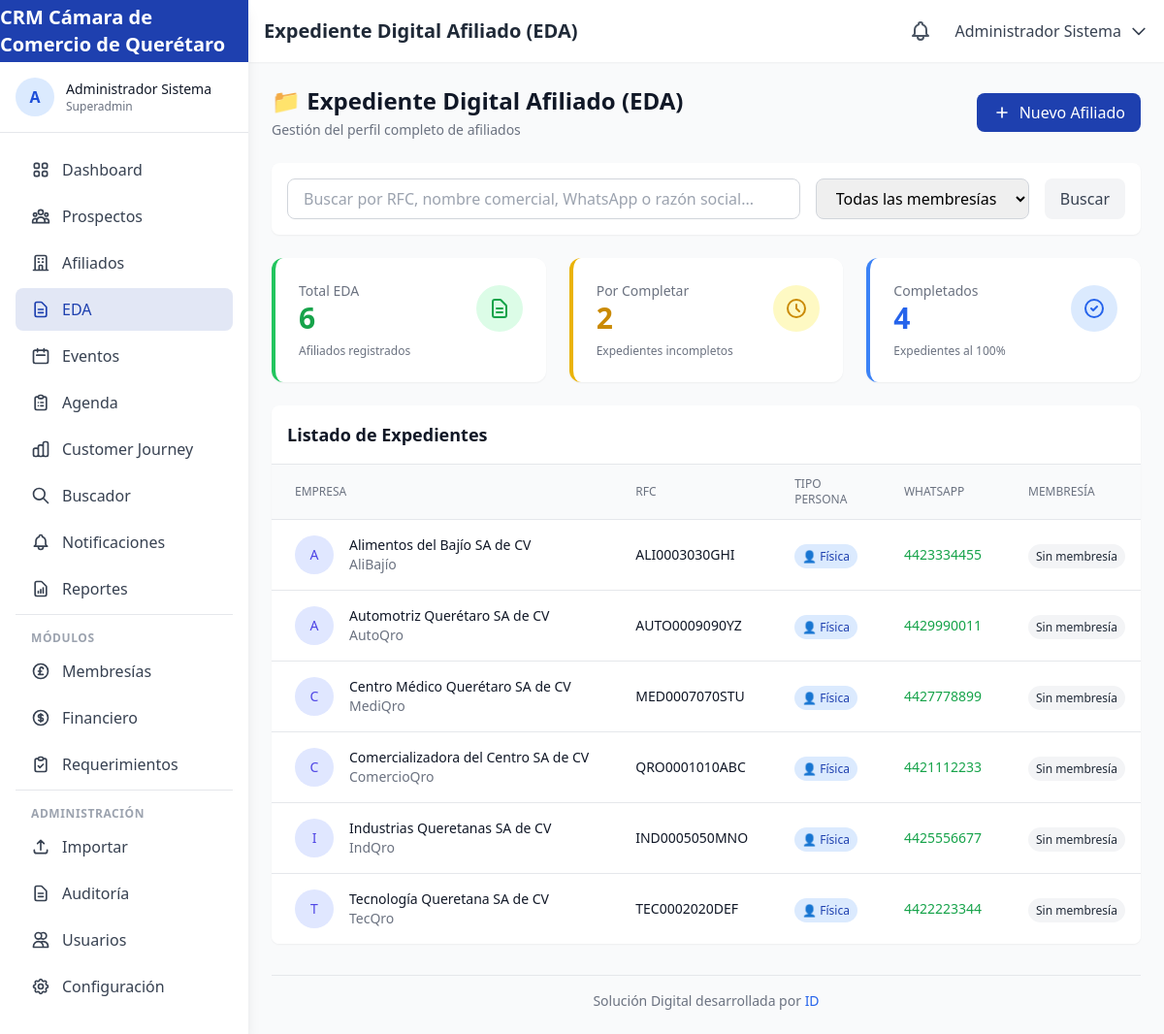
Page /expedientes (signed in) on the committed database.
### tables this page shows
CREATE TABLE IF NOT EXISTS `affiliations` (
    `id` INT UNSIGNED AUTO_INCREMENT PRIMARY KEY,
    `contact_id` INT UNSIGNED NOT NULL,
    `membership_type_id` INT UNSIGNED NOT NULL,
    `affiliate_user_id` INT UNSIGNED COMMENT 'Usuario afiliador que realizó la venta',
    `affiliation_date` DATE NOT NULL,
    `expiration_date` DATE NOT NULL,
    `status` ENUM('active', 'expired', 'cancelled', 'pending_payment') DEFAULT 'active',
    `payment_status` ENUM('paid', 'pending', 'partial') DEFAULT 'pending',
    `amount` DECIMAL(10,2) NOT NULL,
    `payment_method` VARCHAR(50),
    `payment_reference` VARCHAR(100),
    `invoice_number` VARCHAR(50),
    `invoice_status` ENUM('invoiced', 'pending', 'not_required') DEFAULT 'pending',
    `notes` TEXT,
    `created_at` TIMESTAMP DEFAULT CURRENT_TIMESTAMP,
    `updated_at` TIMESTAMP DEFAULT CURRENT_TIMESTAMP ON UPDATE CURRENT_TIMESTAMP,
    FOREIGN KEY (`contact_id`) REFERENCES `contacts`(`id`) ON DELETE CASCADE,
    FOREIGN KEY (`membership_type_id`) REFERENCES `membership_types`(`id`),
    FOREIGN KEY (`affiliate_user_id`) REFERENCES `users`(`id`) ON DELETE SET NULL,
    INDEX `idx_expiration` (`expiration_date`),
    INDEX `idx_status` (`status`)
);

CREATE TABLE IF NOT EXISTS `contacts` (
    `id` INT UNSIGNED AUTO_INCREMENT PRIMARY KEY,
    `rfc` VARCHAR(13) UNIQUE,
    `whatsapp` VARCHAR(20),
    `contact_type` ENUM('afiliado', 'exafiliado', 'prospecto', 'nuevo_usuario', 'funcionario', 'publico_general', 'consejero_propietario', 'consejero_invitado', 'mesa_directiva') DEFAULT 'nuevo_usuario',
    `business_name` VARCHAR(255),
    `commercial_name` VARCHAR(255),
    `owner_name` VARCHAR(255),
    `legal_representative` VARCHAR(255),
    `corporate_email` VARCHAR(255),
    `phone` VARCHAR(20),
    `industry` VARCHAR(100),
    `niza_classification` VARCHAR(10),
    `products_sells` JSON COMMENT '4 principales productos que vende',
    `products_buys` JSON COMMENT '2 principales productos que compra',
    `discount_percentage` DECIMAL(5,2) DEFAULT 0,
    `commercial_address` TEXT,
    `fiscal_address` TEXT,
    `city` VARCHAR(100),
    `state` VARCHAR(100) DEFAULT 'Querétaro',
    `postal_code` VARCHAR(10),
    `google_maps_url` VARCHAR(500),
    `website` VARCHAR(255),
    `facebook` VARCHAR(255),
    `instagram` VARCHAR(255),
    `linkedin` VARCHAR(255),
    `twitter` VARCHAR(255),
    `whatsapp_sales` VARCHAR(20),
    `whatsapp_purchases` VARCHAR(20),
    `whatsapp_admin` VARCHAR(20),
    `profile_completion` TINYINT UNSIGNED DEFAULT 0 COMMENT 'Porcentaje de completitud 0-100',
    `completion_stage` ENUM('A', 'B', 'C') DEFAULT 'A',
    `assigned_affiliate_id` INT UNSIGNED COMMENT 'Afiliador asignado',
    `source_channel` ENUM('chatbot', 'alta_directa', 'evento_gratuito', 'evento_pagado', 'buscador', 'jefatura_comercial') DEFAULT 'alta_directa',
    `notes` TEXT,
    `is_validated` TINYINT(1) DEFAULT 0 COMMENT 'Para consejeros y mesa directiva',
    `validated_by` INT UNSIGNED,
    `created_at` TIMESTAMP DEFAULT CURRENT_TIMESTAMP,
    `updated_at` TIMESTAMP DEFAULT CURRENT_TIMESTAMP ON UPDATE CURRENT_TIMESTAMP,
    FOREIGN KEY (`assigned_affiliate_id`) REFERENCES `users`(`id`) ON DELETE SET NULL,
    FOREIGN KEY (`validated_by`) REFERENCES `users`(`id`) ON DELETE SET NULL,
    INDEX `idx_contact_type` (`contact_type`),
    INDEX `idx_rfc` (`rfc`),
    INDEX `idx_whatsapp` (`whatsapp`)
);

### app/views/expedientes/index.php (the view, shortened to what the rows shown need)
<div class="space-y-6">
    <div class="flex flex-col sm:flex-row sm:items-center sm:justify-between">
        <div>
            <h2 class="text-2xl font-bold text-gray-900">📁 Expediente Digital Afiliado (EDA)</h2>
        </div>
    </div>
    <div class="bg-white rounded-lg shadow-sm overflow-hidden">
        <div class="overflow-x-auto">
            <table class="min-w-full divide-y divide-gray-200">
                <thead class="bg-gray-50">
                    <tr>
                        <th class="px-6 py-3 text-left text-xs font-medium text-gray-500 uppercase">Empresa</th>
                        <th class="px-6 py-3 text-left text-xs font-medium text-gray-500 uppercase">RFC</th>
                        <th class="px-6 py-3 text-left text-xs font-medium text-gray-500 uppercase">Tipo Persona</th>
                        <th class="px-6 py-3 text-left text-xs font-medium text-gray-500 uppercase">WhatsApp</th>
                        <th class="px-6 py-3 text-left text-xs font-medium text-gray-500 uppercase">Membresía</th>
                    </tr>
                </thead>
                <tbody class="bg-white divide-y divide-gray-200">
                    <?php if (empty($affiliates)): ?>
                    <tr>
                        <td colspan="8" class="px-6 py-12 text-center text-gray-500">
                            No hay expedientes registrados
                        </td>
                    </tr>
                    <?php else: ?>
                    <?php foreach ($affiliates as $affiliate):
                        $rfcLen = strlen($affiliate['rfc'] ?? '');
                        $personType = '';
                        if ($rfcLen === 13) {
                            $personType = 'fisica';
                        } elseif ($rfcLen === 12) {
                            $personType = 'moral';
                            $personTypeLabel = 'Persona Moral';
                        }
                    ?>
                    <tr class="hover:bg-gray-50">
                        <td class="px-6 py-4 whitespace-nowrap">
                            <div class="flex items-center">
                                <div class="flex-shrink-0 h-10 w-10 bg-indigo-100 rounded-full flex items-center justify-center">
                                    <span class="text-indigo-600 font-medium text-sm">
                                        <?php echo mb_substr($affiliate['business_name'] ?? 'E', 0, 1, 'UTF-8'); ?>
                                    </span>
                                </div>
                                <div class="ml-4">
                                    <div class="text-sm font-medium text-gray-900">
                                        <?php echo htmlspecialchars($affiliate['business_name'] ?? ''); ?>
                                    </div>
                                    <div class="text-sm text-gray-500">
                                        <?php echo htmlspecialchars($affiliate['commercial_name'] ?? ''); ?>
                                    </div>
                                </div>
                            </div>
                        </td>
                        <td class="px-6 py-4 whitespace-nowrap text-sm text-gray-900">
                            <?php echo htmlspecialchars($affiliate['rfc'] ?? '-'); ?>
                        </td>
                        <td class="px-6 py-4 whitespace-nowrap">
                            <?php if ($personType === 'fisica'): ?>
                            <span class="px-2 py-1 text-xs font-medium rounded-full bg-blue-100 text-blue-800">
                                👤 Física
                            </span>
                            <?php elseif ($personType === 'moral'): ?>
                            <span class="px-2 py-1 text-xs font-medium rounded-full bg-purple-100 text-purple-800">
                                🏢 Moral
                            </span>
                            <?php else: ?>
                            <span class="text-gray-400 text-sm">-</span>
                            <?php endif; ?>
                        </td>
                        <td class="px-6 py-4 whitespace-nowrap text-sm">
                            <?php
                            $affiliateWhatsapp = preg_replace('/[^0-9]/', '', $affiliate['whatsapp'] ?? '');
                            if (!empty($affiliateWhatsapp) && strlen($affiliateWhatsapp) === 10):
                            ?>
                            <a href="https://wa.me/52<?php echo htmlspecialchars($affiliateWhatsapp); ?>" target="_blank" class="text-green-600 hover:underline">
                                <?php echo htmlspecialchars($affiliate['whatsapp']); ?>
                            </a>
                            <?php elseif (!empty($affiliate['whatsapp'])): ?>
                            <span class="text-gray-900"><?php echo htmlspecialchars($affiliate['whatsapp']); ?></span>
                            <?php else: ?>
                            <span class="text-gray-500">-</span>
                            <?php endif; ?>
                        </td>
                        <td class="px-6 py-4 whitespace-nowrap">
                            <span class="px-2 py-1 text-xs font-medium rounded-full
                                <?php echo ($affiliate['membership_code'] ?? '') === 'PATROCINADOR' ? 'bg-purple-100 text-purple-800' :
                                          (($affiliate['membership_code'] ?? '') === 'PREMIER' ? 'bg-blue-100 text-blue-800' :
                                          'bg-gray-100 text-gray-800'); ?>">
                                <?php echo htmlspecialchars($affiliate['membership_name'] ?? 'Sin membresía'); ?>
                            </span>
                        </td>
                    </tr>
                    <?php endforeach; ?>
                    <?php endif; ?>
                </tbody>
            </table>
        </div>
    </div>
</div>

### rows in the picture
affiliations: contact.business_name "A", contact.business_name "Alimentos del Bajío SA de CV", contact.commercial_name "AliBajío", contact.rfc "ALI0003030GHI", contact.whatsapp "4423334455", membership_name "Sin membresía"
affiliations: contact.business_name "A", contact.business_name "Automotriz Querétaro SA de CV", contact.commercial_name "AutoQro", contact.rfc "AUTO0009090YZ", contact.whatsapp "4429990011", membership_name "Sin membresía"
affiliations: contact.business_name "C", contact.business_name "Centro Médico Querétaro SA de CV", contact.commercial_name "MediQro", contact.rfc "MED0007070STU", contact.whatsapp "4427778899", membership_name "Sin membresía"
affiliations: contact.business_name "C", contact.business_name "Comercializadora del Centro SA de CV", contact.commercial_name "ComercioQro", contact.rfc "QRO0001010ABC", contact.whatsapp "4421112233", membership_name "Sin membresía"
affiliations: contact.business_name "I", contact.business_name "Industrias Queretanas SA de CV", contact.commercial_name "IndQro", contact.rfc "IND0005050MNO", contact.whatsapp "4425556677", membership_name "Sin membresía"
affiliations: contact.business_name "T", contact.business_name "Tecnología Queretana SA de CV", contact.commercial_name "TecQro", contact.rfc "TEC0002020DEF", contact.whatsapp "4422223344", membership_name "Sin membresía"

### other values in the picture
$siteName "CRM Cámara de Comercio de Querétaro"
mb_substr($_SESSION['user_name'] ?? 'U', 0, 1, 'UTF-8') "A"
$_SESSION['user_name'] "Administrador Sistema"
$_SESSION['user_role'] "Superadmin"
$pageTitle "Expediente Digital Afiliado (EDA)"
$totalAffiliates "6"
$incompleteExpedientes "2"
$totalAffiliates - $incompleteExpedientes "4"
